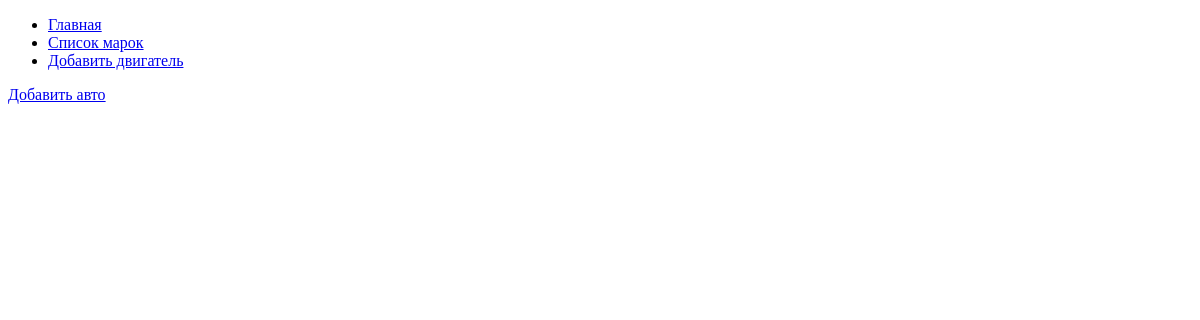
Page /brands/audi/a6/c6-2004-2011/ on the earlier database version.
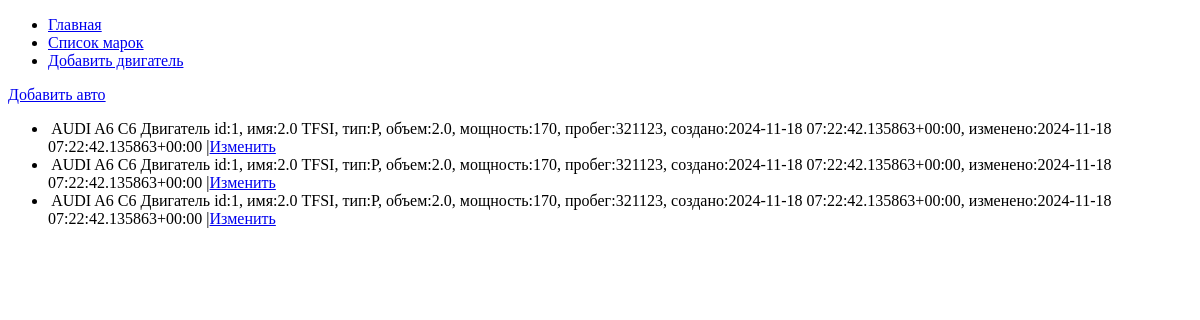
Same page on the later database version.
### carshop/models.py (models this page shows, shortened)
class Car(models.Model):
    class Colors(models.TextChoices):
        WHITE = 'W', "Белый"
        GRAY = 'G', "Серебристый"
        BLACK = 'B', "Черный"
        YELLOW = 'Y', "Желтый"
        BLUE = 'BL', "Синий"
        OTHER = 'O', "Другой"
    name = models.CharField(max_length=100, blank=False, null=False, verbose_name="Наименование")
    gen = models.ForeignKey(to='Gen', on_delete=models.CASCADE, blank=False, null=False, related_name='cars', verbose_name='Поколение')
    engine = models.ForeignKey(to='Engine', on_delete=models.CASCADE, blank=False, null=False, related_name='cars', verbose_name='Двигатель')
    vin = models.CharField(max_length=50, blank=True, null=True, unique=True, verbose_name='VIN')
    price = models.FloatField(blank=False, null=False, verbose_name="Цена")
    color = models.CharField(max_length=2, choices=Colors.choices, blank=False, null=False, default=Colors.OTHER, verbose_name='Цвет')
    description = models.TextField(blank=True, null=True, verbose_name='Описание')
    slug = models.SlugField(max_length=140, db_index=True, blank=False, null=False, unique=True, verbose_name='URL')
    created = models.DateTimeField(auto_now_add=True, verbose_name='Дата создания')
    updated = models.DateTimeField(auto_now=True, verbose_name='Дата обновления')
    class Meta:
        verbose_name = "Автомобиль"
        verbose_name_plural = "Автомобили"
        ordering = [
            'vin'
        ]
        indexes = [
            models.Index(fields=['vin'])
        ]
    def get_edit_url(self):
        return reverse("edit_car", kwargs={"car_slug" : self.slug, "gen_slug" : self.gen.slug, "model_slug" : self.gen.model.slug, "brand_slug" : self.gen.model.brand.slug})

class Engine(models.Model):
    class FuelType(models.TextChoices):
        PETROL = 'P', "Бензин"
        DIESEL = 'D', "Дизель"
        ELECTRIC = 'E', "Электро"
        HYBRID = 'H', "Гибрид"
    name = models.CharField(max_length=20, blank=False, null=False, verbose_name='Наименование Двигателя')
    fuel_type = models.CharField(max_length=1, choices=FuelType.choices, blank=False, null=False, verbose_name='Тип двигателя')
    volume = models.DecimalField(max_digits=2, decimal_places=1, blank=False, null=False, verbose_name='Объем')
    power = models.SmallIntegerField(
        blank=False,
        null=False,
        validators=[
            MinValueValidator(0),
            MaxValueValidator(999)
        ],
        verbose_name='Мощность двигателя, л.с.'
    )
    milage = models.IntegerField(
        blank=False,
        null=False,
        verbose_name='Пробег'
    )
    created = models.DateTimeField(auto_now_add=True, verbose_name='Дата создания')
    updated = models.DateTimeField(auto_now=True, verbose_name='Дата обновления')
    class Meta:
        verbose_name = "Двигатель"
        verbose_name_plural = "Двигатели"
        ordering=['name']
        indexes = [
            models.Index(fields=['name'])
        ]
    def __str__(self):
        return f"Двигатель id:{self.pk}, имя:{self.name}, тип:{self.fuel_type}, объем:{self.volume}, мощность:{self.power}, пробег:{self.milage}, создано:{self.created}, изменено:{self.updated}"

### carshop/views.py (the view)
# urls.py: path('brands/<slug:brand_slug>/<slug:model_slug>/<slug:gen_slug>/', views.CarList.as_view(), name='car_list'),
class CarList(ListView):
    model = Car
    template_name = 'carshop/car_list.html'
    context_object_name = 'cars'
    allow_empty = True
    def get_context_data(self, **kwargs):
        context = super().get_context_data(**kwargs)
        context['add_car_link'] = reverse_lazy('add_car', kwargs={
            'gen_slug' : self.kwargs['gen_slug'],
            'brand_slug' : self.kwargs['brand_slug'],
            'model_slug' : self.kwargs['model_slug']
            }
            )
        context['brand'] = Brand.objects.get(slug=self.kwargs['brand_slug'])
        context['model'] = CarModel.objects.get(slug=self.kwargs['model_slug'])
        context['gen'] = Gen.objects.get(slug=self.kwargs['gen_slug'])
        return context
    def get_queryset(self):
        return Car.objects.filter(gen__slug=self.kwargs['gen_slug'])

### carshop/context_processors.py (called while the page is built)
def get_cars_context(request):
    return {'menu' : menu }

### carshop/templates/carshop/car_list.html
{% extends "base.html" %}
{% block content %}
    <a href="{{ add_car_link }}">Добавить авто</a>
    <div class="list">
        <ul>
            {% for car in cars %}
                <li><img src="{{ car.images.first.url }}" > {{ car.name }} {{ car.engine }} {{car.}}|<a href="{{ car.get_edit_url }}">Изменить</a></li>
            {% endfor %}
        </ul>
    </div>
{% endblock %}

### templates/base.html (shortened to what this page needs)
<!DOCTYPE html>
{% load static %}
<head>
</head>
<body>
    {% include "partials/menu.html" %}
    {% block content %}
    {% endblock content %}
</body>

### templates/partials/menu.html
<div class="header">
    <ul id="menu" class="menu">
        {% for element in menu %}
            <li><a href="{% url element.url_name %}">{{ element.title }}</a></li>
        {% endfor %}
    </ul>
</div>

Differences in the rows shown:
added Car: name "AUDI A6 C6", engine "Двигатель id:1, имя:2.0 TFSI, тип:P, объем:2.0, мощность:170, пробег:321123, создано:2024-11-18 07:22:42.135863+00:00, изменено:2024-11-18 07:22:42.135863+00:00"
added Car: name "AUDI A6 C6", engine "Двигатель id:1, имя:2.0 TFSI, тип:P, объем:2.0, мощность:170, пробег:321123, создано:2024-11-18 07:22:42.135863+00:00, изменено:2024-11-18 07:22:42.135863+00:00"
added Car: name "AUDI A6 C6", engine "Двигатель id:1, имя:2.0 TFSI, тип:P, объем:2.0, мощность:170, пробег:321123, создано:2024-11-18 07:22:42.135863+00:00, изменено:2024-11-18 07:22:42.135863+00:00"
